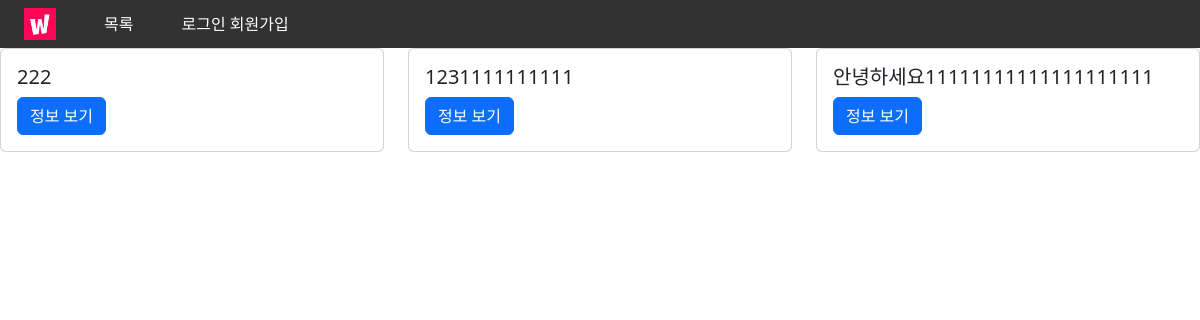
The page /movies/index/ on the database as committed earlier.
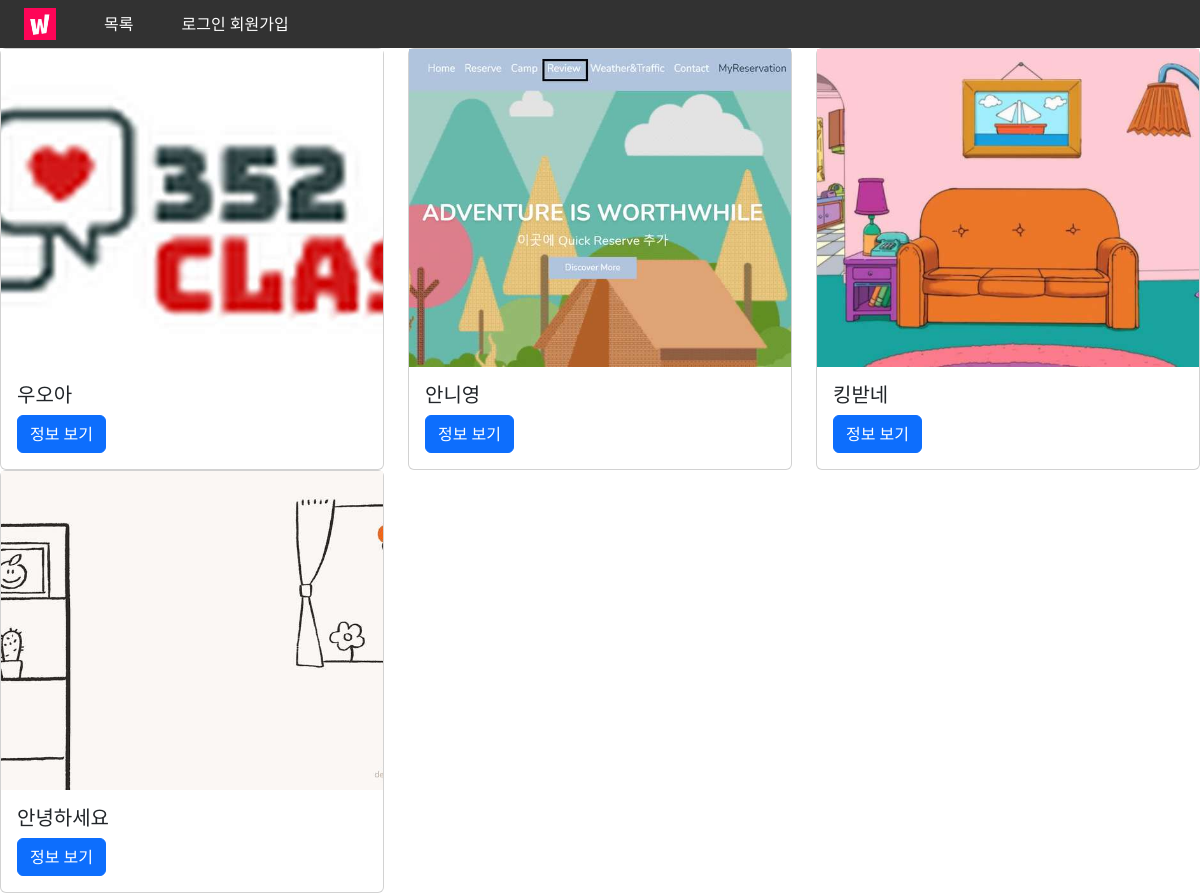
The same page on the database as committed later.
### movies/models.py (models this page shows)
class Movie(models.Model):
    title = models.CharField(max_length=50)
    content = models.TextField()
    movie_name = models.TextField()
    grade = models.IntegerField()
    created_at = models.DateTimeField(auto_now_add=True)
    updated_at = models.DateTimeField(auto_now=True)
    image = ProcessedImageField(upload_to='imges/', blank=True,
                                processors=[ResizeToFill(600,500)],
                                format='JPEG',
                                options={'quality': 60})

### movies/views.py (the view)
# urls.py: path('index/', views.index, name='index'),
def index(request):
    movies = Movie.objects.order_by('-pk')
    context = {
        'movies':movies
    }
    return render(request, 'movies/index.html', context)

### movies/templates/movies/index.html (shortened to what this page needs)
{% extends 'base.html' %}
{% load django_bootstrap5 %}
{% load static %}
{% block content %}
  <div class=" row  ">
    {% for movie in movies %}
      <div class="col-4">
        <div class="card ">
          {% if movie.image %}
            <img src="{{ movie.image.url }}" alt="movie.image">
          {% endif %}
          <div class="card-body">
            <h5 class="card-title">{{ movie.title }}</h5>
            <a href="{% url 'movies:detail' movie.pk %}" class="btn btn-primary">정보 보기</a>
          </div>
        </div>
      </div>
    {% endfor %}
  </div>
{% endblock %}

### pjt/templates/base.html (shortened to what this page needs)
{% load django_bootstrap5 %}
{% load static %}
<!DOCTYPE html>
<html lang="en">
  <head>
    <link href="https://cdn.jsdelivr.net/npm/bootstrap@5.2.1/dist/css/bootstrap.min.css" rel="stylesheet">
    <link rel="stylesheet" href={% static 'css/nav.css' %}>
  </head>
  <body>
    <nav class="navbar navbar-dark nav-bar navbar-expand-lg d-flex align-items-center px-4">
      <a href="{% url 'movies:main' %}">
        <img class="nav-logo" src="{% static 'images/logo.jpeg' %}" alt=""/>
      </a>
      <div class="collapse navbar-collapse" id="navbarNav">
        <ul class="nav-menu-items d-flex my-1">
          <li class="nav-items">
            <a class="nav-menu-item" href="{% url 'movies:index' %}">목록</a>
          </li>
          <li>
            {% if request.user.is_authenticated %}
              <a class="nav-menu-item" href="{% url 'accounts:detail' user.pk %}">{{ request.user }}</a>
              <a class="nav-menu-item" href="{% url 'accounts:logout' %}">로그아웃</a>
            {% else %}
              <a class="nav-menu-item" href="{% url 'accounts:login' %}">로그인</a>
              <a class="nav-menu-item" href="{% url 'accounts:signup' %}">회원가입</a>
            {% endif %}
          </li>
        </ul>
      </div>
    </nav>
    <div>
      {% block content %}{% endblock content %}
    </div>
  </body>
</html>

### movies/static/css/nav.css (style rules this page uses)
.nav-bar { background-color: rgb(50, 50, 50); }
.nav-logo { width: 2rem; }
.nav-menu-item { text-decoration: none; color: white; }
.nav-menu-items { list-style: none; }
.nav-items { margin: 0 1rem; }

Rows that differ between the two databases and show on the page:
removed Movie: title "222"
removed Movie: title "1231111111111"
removed Movie: title "안녕하세요11111111111111111111"
added Movie: image (picture), title "우오아"
added Movie: image (picture), title "안니영"
added Movie: image (picture), title "킹받네"
added Movie: image (picture), title "안녕하세요"
